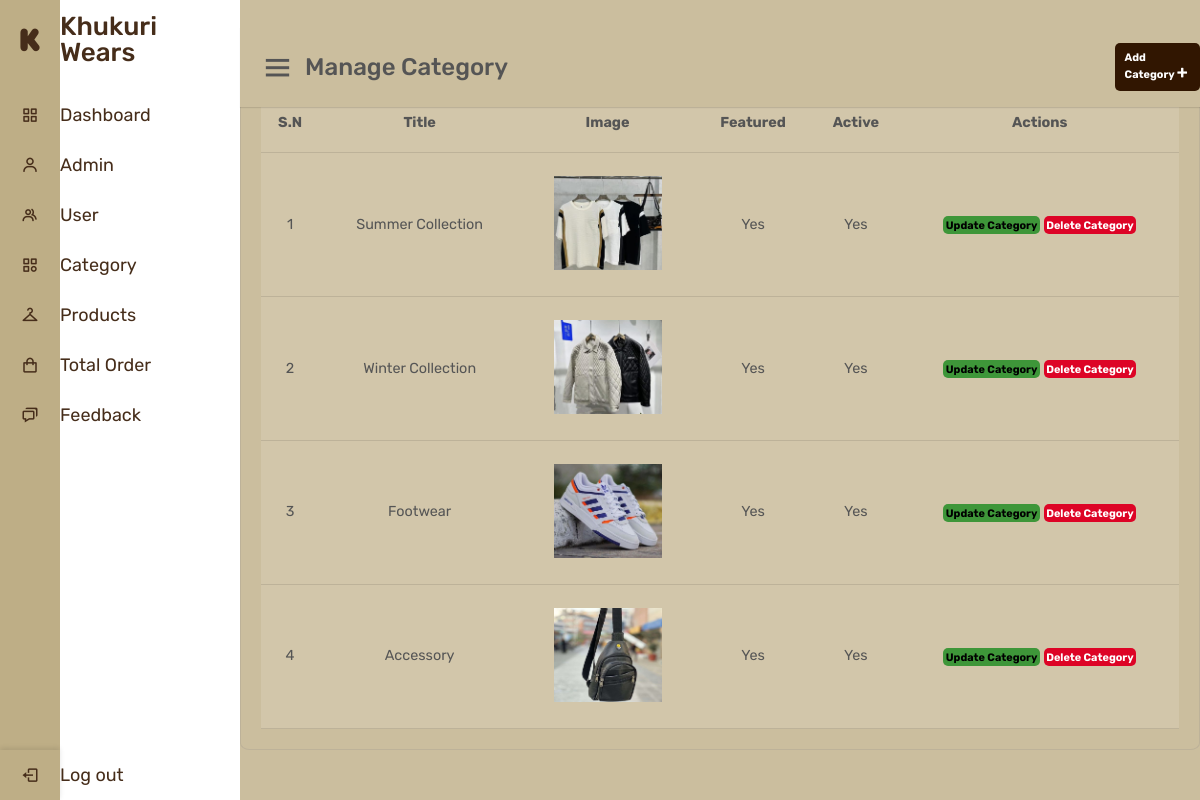
Page /admin/manage-category.php (signed in) on the committed database.
### tables this page shows
CREATE TABLE `category` (
  `id` int(11) NOT NULL,
  `title` varchar(100) DEFAULT NULL,
  `image_name` varchar(255) DEFAULT NULL,
  `featured` varchar(10) DEFAULT NULL,
  `active` varchar(10) DEFAULT NULL
);

### config/include.php (called while the page is built, shortened)
<?php
  $home="http://localhost/Khukuri-wears/";
?>

### admin/manage-category.php (the view, shortened to what this page needs)
<?php
  include('navbar.php');
  ?>
<div class="main-content">
  <div class="wrapper">
    <br>
    <br>
    <br>
    <nav>
        <div class="sidebar-button">
          <i class="bx bx-menu sidebarBtn"></i>
          <span class="dashboard">Manage Category</span>
          <a href="<?php echo $home; ?>admin/add-category.php" class="btn-primary  add-button">Add Category </a>
        </div>
      </nav>
    <div>
      <table class="tbl-full">
        <tr>
        <tr>
          <th>S.N</th>
          <th>Title</th>
          <th>Image</th>
          <th>Featured</th>
          <th>Active</th>
          <th>Actions</th>
        </tr>
        <?php
              $sql="SELECT * FROM category";
              $res=mysqli_query($conn,$sql);
              $count=mysqli_num_rows($res);
              $sn=1;
              if($count>0){
                while($row=mysqli_fetch_assoc($res)){
                  $id=$row['id'];
                  $title=$row['title'];
                  $image_name=$row['image_name'];
                  $featured=$row['featured'];
                  $active=$row['active'];
                  ?>
        <tr class="container hover">
          <td class="text-center"><?php echo $sn++; ?></td>
          <td class="text-center"><?php echo $title; ?></td>
          <td class="text-center image">
            <?php
                          if($image_name!=""){
                            ?>
            <img src="<?php echo $home;?>img/category/<?php echo $image_name; ?> ">
            <?php
                          }else{
                            echo "<div class='error'>Image Not Added.</div>";
                          }
                        ?>
          </td>
          <td class="text-center"><?php echo $featured; ?></td>
          <td class="text-center"><?php echo $active; ?></td>
          <td style="text-align: center;">
            <a href="<?php echo $home; ?>admin/update-category.php?id=<?php echo $id; ?>" class="btn-secondary">Update
              Category</a>
            <a href="<?php echo $home; ?>admin/delete-category.php?id=<?php echo $id;?>&image_name=<?php echo $image_name; ?>"
              class="btn-danger">Delete Category</a>
          </td>
        </tr>
        <?php
                }
              }
            ?>
      </table>
    </div>
  </div>
</div>

### admin/navbar-style.css (style rules this page uses)
* { margin: 0; padding: 0; box-sizing: border-box; font-family: 'Rubik', sans-serif; }
nav .sidebar-button i { font-size: 35px; margin-right: 10px; }

### css/admin-new.css (style rules this page uses)
.main-content { position: relative; background: #cbbe9e; min-height: 100vh; width: calc(100% - 240px); left: 240px; transition: all 0.5s ease; }
.main-content nav { display: flex; justify-content: space-between; height: 80px; background: #cbbe9e; display: flex; align-items: center; position: fixed; width: calc(100% - 240px); left: 240px; z-index: 100; padding: 0 20px; box-shadow: 0 1px 1px rgba(0, 0, 0, 0.1); transition: all 0.5s ease; }
.main-content nav .sidebar-button { display: flex; align-items: center; font-size: 24px; font-weight: 500; }
.main-content nav .sidebar-button i { cursor: pointer; }
.text-center { text-align: center; }
.text-center.image img { width: 12rem; height: 10.5rem; }
table { border: 1px solid #bdb299; padding: 20px; border-radius: 1%; border-spacing: 0; margin: auto; }
.tbl-full { margin-top: 5rem; width: 100%; font-size: 1.6rem; text-align: center; }
table tr th { border-bottom: 1px solid #bdb299; padding: 2.5rem 1rem; text-align: center; background-color: #d2c6aa; }
table tr td { padding: 2.5rem 1rem; text-align: left; border-bottom: 1px solid #bdb299; }
tr { background-color: #d2c6aa; }
.add-button { position: absolute; margin-left: 95rem; }
.add-button::after { content: "+"; font-size: 2rem; }
.btn-primary { background-color: #311601; font-size: 1.2rem; padding: 1%; color: white; text-decoration: none; font-weight: bold; border: none; border-radius: 5px; }
.btn-secondary { background-color: #3e9639; padding: 1%; color: black; text-decoration: none; font-weight: bold; border: none; font-size: 1.2rem; border-radius: 5px; }
.btn-danger { background-color: #dd0426; padding: 1%; color: white; text-decoration: none; font-weight: bold; border: none; font-size: 1.2rem; border-radius: 5px; }

### css/general.css (style rules this page uses)
* { padding: 0; margin: 0; box-sizing: border-box; }
html { font-size: 62.5%; overflow-x: hidden; }
body { font-family: "Rubik", sans-serif; line-height: 1; font-weight: 400; color: #555; overflow-x: hidden; }
.container { max-width: 120rem; margin: 0 auto; padding: 0 3.2rem; }

### css/queries.css (style rules this page uses)
@media (max-width: 75em) { html { font-size: 56.25%; } }

### rows in the picture
category: title "Summer Collection", image_name (picture), featured "Yes", active "Yes"
category: title "Winter Collection", image_name (picture), featured "Yes", active "Yes"
category: title "Footwear", image_name (picture), featured "Yes", active "Yes"
category: title "Accessory", image_name (picture), featured "Yes", active "Yes"
